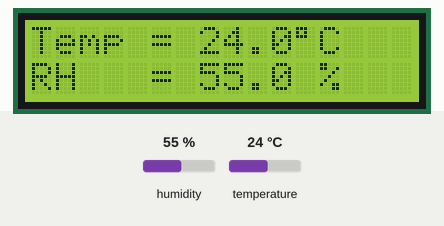
The sketch below on a simulated Arduino Uno, built with avr-gcc and run on an emulated ATmega328P. On the bench: 16×2 character LCD. The test bench sets the inputs (shaded band); at power-on: humidity 55 %, temperature 24 °C. What the sketch prints to the serial monitor is not drawn.

Above: at 1.6 s.
1.7 s: humidity set to 22 %
At 5.5 s:
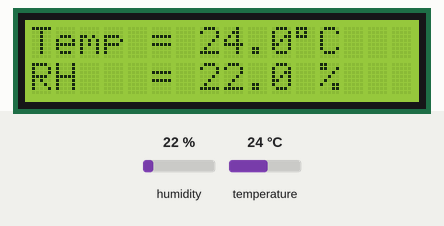
6.9 s: temperature set to 12 °C
At 9.5 s:
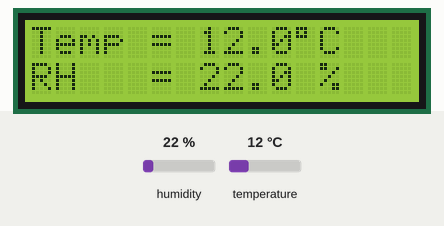
12.1 s: humidity set to 40 %
At 13.6 s:
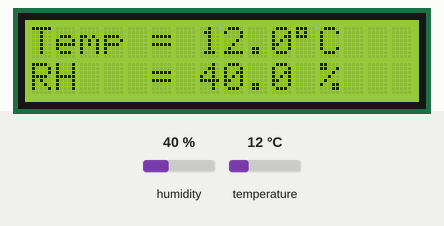
17.3 s: temperature set to 19 °C
At 21.7 s:
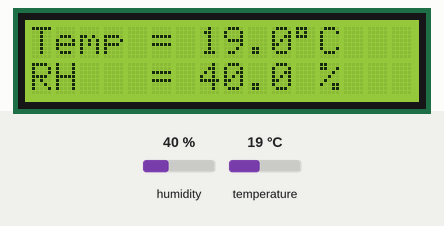
Timing chart, 0 to 23.2 s (numbered marks = the images above; inputs shaded):
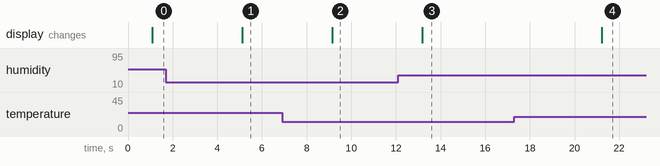

Measured:
- after the input at 1.7 s, the display: changes after 3.4 s (image 1)
- after the input at 6.9 s, the display: changes after 2.2 s (image 2)
- after the input at 12.1 s, the display: changes after 1.1 s (image 3)
- after the input at 17.3 s, the display: changes after 3.9 s (image 4)

The sketch:

Humidity_sensor_arduino_code.ino
```cpp
// Interfacing Arduino with DHT11 humidity and temperature sensor

// include LCD library code
#include <LiquidCrystal.h>
// include DHT library code
#include "DHT.h"

#define DHTPIN 8            // DHT11 data pin is connected to Arduino pin 8

// LCD module connections (RS, E, D4, D5, D6, D7)
LiquidCrystal lcd(7, 6, 5, 4, 3, 2);

#define DHTTYPE DHT11       // DHT11 sensor is used
DHT dht(DHTPIN, DHTTYPE);   // Initialize DHT library

char temperature[] = "Temp = 00.0 C  ";
char humidity[]    = "RH   = 00.0 %  ";
void setup() {
  // set up the LCD's number of columns and rows
  lcd.begin(16, 2);
  dht.begin();
  Serial.begin(9600);
}

void loop() {
  delay(1000);           // wait 1s between readings
  // Read humidity
  byte RH = dht.readHumidity();
  //Read temperature in degree Celsius
  byte Temp = dht.readTemperature();

  // Check if any reads failed and exit early (to try again)
  if (isnan(RH) || isnan(Temp)) {
    lcd.clear();
    lcd.setCursor(5, 0);
    lcd.print("Error");
    return;
  }

  temperature[7]     = Temp / 10 + 48;
  temperature[8]     = Temp % 10 + 48;
  temperature[11]    = 223;
  humidity[7]        = RH / 10 + 48;
  humidity[8]        = RH % 10 + 48;
  lcd.setCursor(0, 0);
  lcd.print(temperature);
  lcd.setCursor(0, 1);
  lcd.print(humidity);
  Serial.print(Temp);
  Serial.print("x");
  Serial.print(RH);

  Serial.println();
  delay(3000);
}
```
